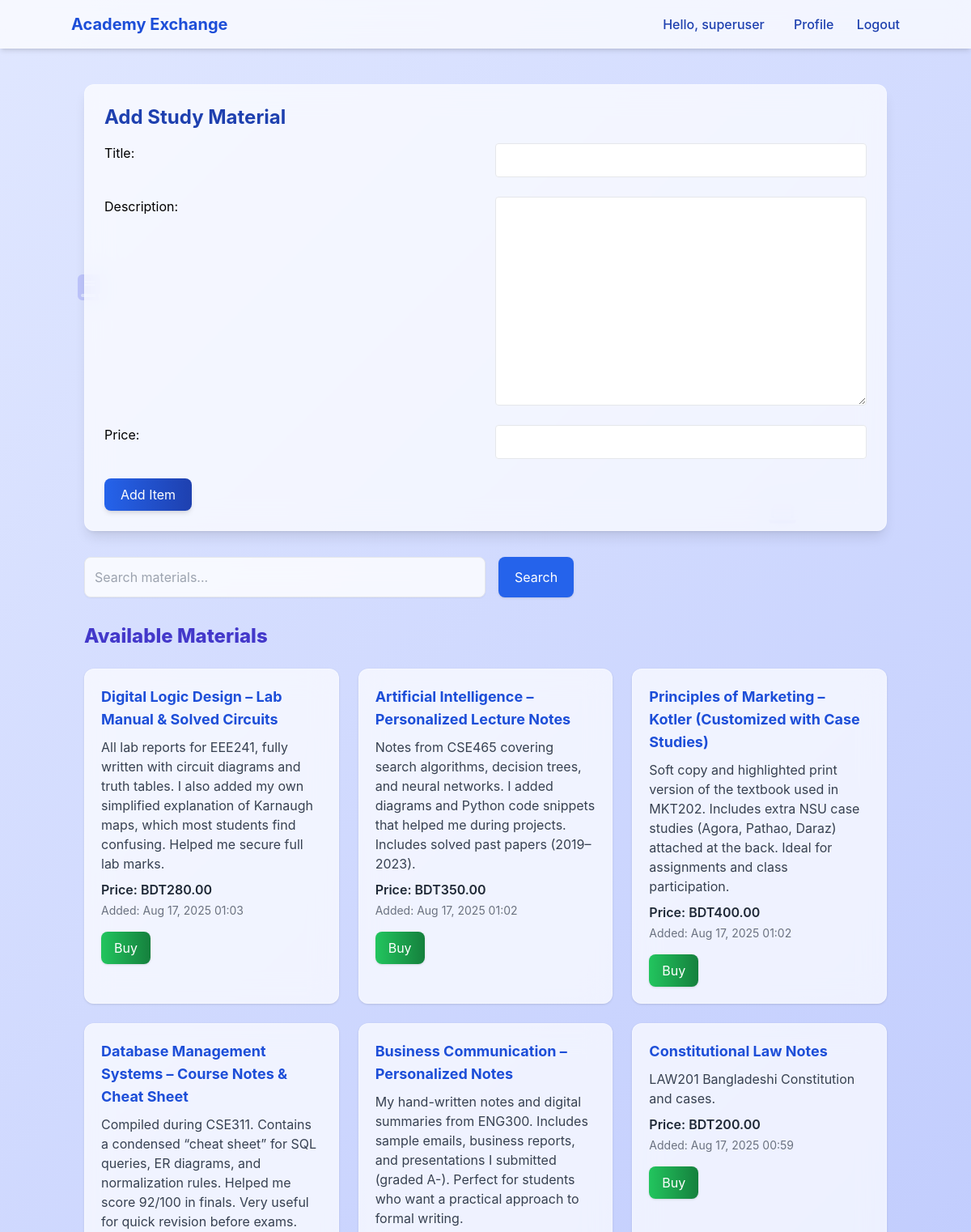
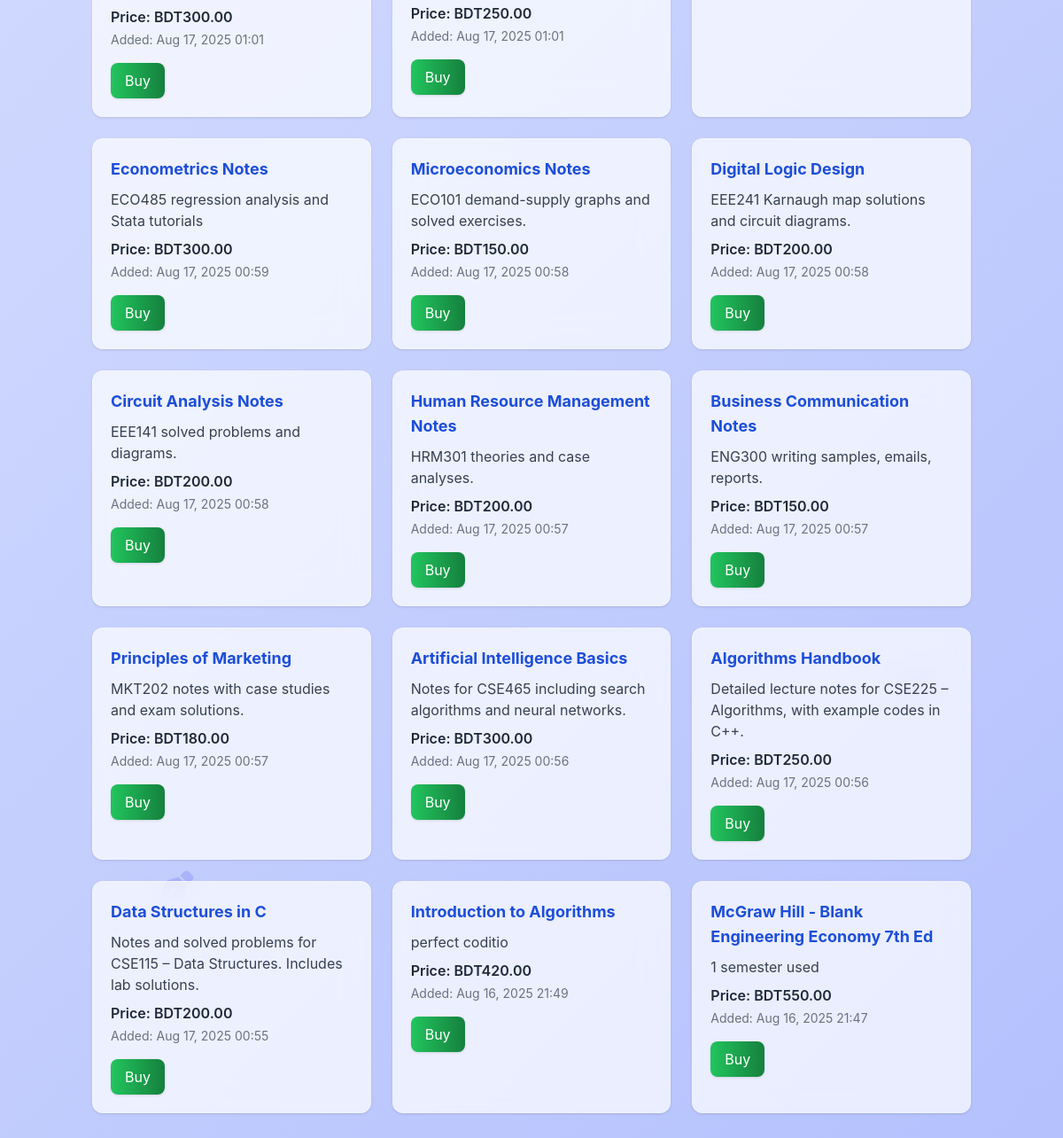
Screenshot of /exchange/ (signed in) with the database file from the repository (2 pictures, top to bottom).
### accounts/models.py (models this page shows, shortened)
class Item(models.Model):
    owner = models.ForeignKey(User, on_delete=models.CASCADE)
    title = models.CharField(max_length=200)
    description = models.TextField()
    category = models.CharField(max_length=100, blank=True)
    price = models.DecimalField(max_digits=10, decimal_places=2)  # new field
    created_at = models.DateTimeField(auto_now_add=True)

### accounts/views.py (the view)
# urls.py: path('exchange/', exchange_view, name='exchange'),
def exchange_view(request):
    form = None
    if request.user.is_authenticated:
        if request.method == "POST":
            form = ItemForm(request.POST)
            if form.is_valid():
                item = form.save(commit=False)
                item.owner = request.user
                item.save()
                return redirect('exchange')
        else:
            form = ItemForm()
    query = request.GET.get('q', '')
    if query:
        items = Item.objects.filter(title__icontains=query).order_by('-created_at')
    else:
        items = Item.objects.all().order_by('-created_at')
    return render(request, 'exchange.html', {
        'form': form,
        'items': items,
        'query': query
    })

### accounts/forms.py
class ItemForm(forms.ModelForm):
    class Meta:
        model = Item
        fields = ['title', 'description', 'category', 'price']
        widgets = {
            'title': forms.TextInput(attrs={'class': 'border rounded p-2 w-full'}),
            'description': forms.Textarea(attrs={'class': 'border rounded p-2 w-full'}),
            'category': forms.TextInput(attrs={'class': 'border rounded p-2 w-full'}),
            'price': forms.NumberInput(attrs={'class': 'border rounded p-2 w-full', 'step': '0.01'}),
        }

### templates/exchange.html (shortened to what this page needs)
{% load static %}
<!DOCTYPE html>
<html lang="en">
<head>
  <script src="https://cdn.tailwindcss.com"></script>
  <link rel="stylesheet" href="https://cdnjs.cloudflare.com/ajax/libs/font-awesome/6.5.1/css/all.min.css">
</head>
<body class="min-h-screen">
  <div class="orbit-container">
    <i class="fas fa-book orbit-icon"></i>
    <i class="fas fa-scroll orbit-icon"></i>
    <i class="fas fa-laptop orbit-icon"></i>
    <i class="fas fa-pen-nib orbit-icon"></i>
  </div>
  <nav class="bg-white/70 backdrop-blur-md shadow-md p-4 fixed w-full top-0 z-50">
    <div class="container mx-auto flex justify-between items-center">
      <a href="/exchange/" class="font-bold text-xl text-blue-700">Academy Exchange</a>
      <div class="text-blue-800 font-medium space-x-6">
        {% if user.is_authenticated %}
          <span class="mr-2">Hello, {{ user.username }}</span>
          <a href="{% url 'profile' %}" class="hover:text-indigo-600 transition">Profile</a>
          <form method="POST" action="{% url 'logout' %}" class="inline">
            <button type="submit" class="hover:text-indigo-600 transition">Logout</button>
          </form>
        {% else %}
          <a href="{% url 'login' %}?next={% url 'exchange' %}" class="hover:text-indigo-600 transition">Login</a>
        {% endif %}
      </div>
    </div>
  </nav>
  <div class="h-20"></div>
  <div class="container mx-auto px-4 pt-6 pb-12">
    <div class="bg-white/70 backdrop-blur-lg p-6 rounded-xl shadow-lg mb-8 border border-white/30">
      {% if user.is_authenticated %}
        <h2 class="text-2xl font-bold mb-4 text-blue-800">Add Study Material</h2>
        <form method="POST">
          <div class="grid grid-cols-1 md:grid-cols-2 gap-6">
            {{ form.title.label_tag }} {{ form.title }}
            {{ form.description.label_tag }} {{ form.description }}
            {{ form.price.label_tag }} {{ form.price }}
          </div>
          <button type="submit"
                  class="mt-6 bg-gradient-to-r from-blue-600 to-blue-800 text-white px-5 py-2 rounded-lg shadow-md hover:from-blue-700 hover:to-blue-900 transition">
            Add Item
          </button>
        </form>
      {% else %}
        <p class="text-gray-800 text-lg">
          Please
          <a href="{% url 'login' %}?next={% url 'exchange' %}" class="text-indigo-600 font-semibold hover:underline">log in</a>
          to add or exchange study materials.
        </p>
      {% endif %}
    </div>
    <form method="GET" class="mb-8">
      <div class="flex flex-col sm:flex-row gap-4">
        <input type="text" name="q" value="{{ query }}" placeholder="Search materials..."
               class="border p-3 rounded-lg w-full sm:w-1/2 shadow-sm focus:ring-2 focus:ring-blue-500 focus:outline-none bg-white/80 backdrop-blur-md">
        <button type="submit"
                class="bg-blue-600 text-white px-5 py-2 rounded-lg hover:bg-blue-700 transition shadow">
          Search
        </button>
      </div>
    </form>
    <h2 class="text-2xl font-extrabold mb-6 text-indigo-700">Available Materials</h2>
    <div class="grid grid-cols-1 md:grid-cols-2 lg:grid-cols-3 gap-6 animate-fadeIn">
      {% for item in items %}
      <div class="bg-white/70 backdrop-blur-lg p-5 rounded-xl shadow hover:shadow-xl hover:scale-[1.02] transform transition duration-300 border border-white/30">
        <h3 class="font-bold text-lg text-blue-700">{{ item.title }}</h3>
        <p class="text-gray-700 mt-2">{{ item.description }}</p>
        <p class="font-semibold text-gray-800 mt-2">Price: BDT{{ item.price }}</p>
        <p class="text-gray-500 text-sm mt-1">Added: {{ item.created_at|date:"M d, Y H:i" }}</p>
        {% if user.is_authenticated %}
          <a href="{% url 'buy_item' item.id %}"
             class="mt-4 inline-block bg-gradient-to-r from-green-500 to-green-700 text-white px-4 py-2 rounded-lg shadow hover:from-green-600 hover:to-green-800 transition">
            Buy
          </a>
        {% else %}
          <p class="mt-3 text-sm text-gray-700">
            <a href="{% url 'login' %}?next={% url 'exchange' %}" class="text-indigo-600 font-medium hover:underline">Log in</a> to buy
          </p>
        {% endif %}
      </div>
      {% empty %}
      <p class="text-gray-700">No items found.</p>
      {% endfor %}
    </div>
  </div>
</body>
</html>

### templates/exchange.html (style rules this page uses)
body { background: linear-gradient(-45deg, #c7d2fe, #dbeafe, #a5b4fc, #e0e7ff); background-size: 400% 400%; animation: bgShift 30s ease infinite; font-family: 'Inter', sans-serif; }
.orbit-container { position: fixed; inset: 0; overflow: hidden; z-index: -1; pointer-events: none; }
.orbit-icon { position: absolute; font-size: 1.75rem; color: rgba(99, 102, 241, 0.25); animation: spin 25s linear infinite, floatY 8s ease-in-out infinite; }
.orbit-icon:nth-child(1) { top: 12%; left: 8%; font-size: 2rem; animation-delay: 0s; }
.orbit-icon:nth-child(2) { bottom: 18%; right: 12%; font-size: 2.2rem; animation-delay: 4s; }
.orbit-icon:nth-child(3) { top: 22%; right: 18%; font-size: 1.7rem; animation-delay: 2s; }
.orbit-icon:nth-child(4) { bottom: 10%; left: 15%; font-size: 2.4rem; animation-delay: 6s; }
.animate-fadeIn { animation: fadeIn 0.6s ease-in-out; }

### rows the page displays
Item: title "Digital Logic Design – Lab Manual & Solved Circuits", description "All lab reports for EEE241, fully written with circuit diagrams and truth tables. I also added my own simplified explanation of Karnaugh maps, which most students find confusing. Helped me secure full lab marks.", price "280.00", created_at "Aug 17, 2025 01:03"
Item: title "Artificial Intelligence – Personalized Lecture Notes", description "Notes from CSE465 covering search algorithms, decision trees, and neural networks. I added diagrams and Python code snippets that helped me during projects. Includes solved past papers (2019–2023).", price "350.00", created_at "Aug 17, 2025 01:02"
Item: title "Principles of Marketing – Kotler (Customized with Case Studies)", description "Soft copy and highlighted print version of the textbook used in MKT202. Includes extra NSU case studies (Agora, Pathao, Daraz) attached at the back. Ideal for assignments and class participation.", price "400.00", created_at "Aug 17, 2025 01:02"
Item: title "Database Management Systems – Course Notes & Cheat Sheet", description "Compiled during CSE311. Contains a condensed “cheat sheet” for SQL queries, ER diagrams, and normalization rules. Helped me score 92/100 in finals. Very useful for quick revision before exams.", price "300.00", created_at "Aug 17, 2025 01:01"
Item: title "Business Communication – Personalized Notes", description "My hand-written notes and digital summaries from ENG300. Includes sample emails, business reports, and presentations I submitted (graded A-). Perfect for students who want a practical approach to formal writing.", price "250.00", created_at "Aug 17, 2025 01:01"
Item: title "Constitutional Law Notes", description "LAW201 Bangladeshi Constitution and cases.", price "200.00", created_at "Aug 17, 2025 00:59"
Item: title "Econometrics Notes", description "ECO485 regression analysis and Stata tutorials", price "300.00", created_at "Aug 17, 2025 00:59"
Item: title "Microeconomics Notes", description "ECO101 demand-supply graphs and solved exercises.", price "150.00", created_at "Aug 17, 2025 00:58"
Item: title "Digital Logic Design", description "EEE241 Karnaugh map solutions and circuit diagrams.", price "200.00", created_at "Aug 17, 2025 00:58"
Item: title "Circuit Analysis Notes", description "EEE141 solved problems and diagrams.", price "200.00", created_at "Aug 17, 2025 00:58"
Item: title "Human Resource Management Notes", description "HRM301 theories and case analyses.", price "200.00", created_at "Aug 17, 2025 00:57"
Item: title "Business Communication Notes", description "ENG300 writing samples, emails, reports.", price "150.00", created_at "Aug 17, 2025 00:57"
Item: title "Principles of Marketing", description "MKT202 notes with case studies and exam solutions.", price "180.00", created_at "Aug 17, 2025 00:57"
Item: title "Artificial Intelligence Basics", description "Notes for CSE465 including search algorithms and neural networks.", price "300.00", created_at "Aug 17, 2025 00:56"
Item: title "Algorithms Handbook", description "Detailed lecture notes for CSE225 – Algorithms, with example codes in C++.", price "250.00", created_at "Aug 17, 2025 00:56"
Item: title "Data Structures in C", description "Notes and solved problems for CSE115 – Data Structures. Includes lab solutions.", price "200.00", created_at "Aug 17, 2025 00:55"
Item: title "Introduction to Algorithms", description "perfect coditio", price "420.00", created_at "Aug 16, 2025 21:49"
Item: title "McGraw Hill - Blank Engineering Economy 7th Ed", description "1 semester used", price "550.00", created_at "Aug 16, 2025 21:47"

### other values shown
{{ user.username }} "superuser"
